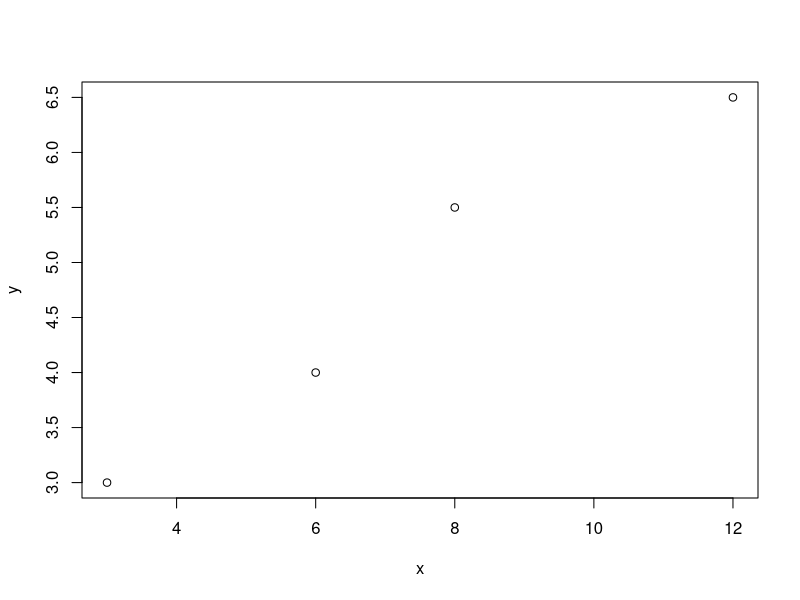

Generate this figure with R:
# 210429

# 현실 세계의 모델링
x = c(3,6,8,12)
y = c(3,4,5.5,6.5)
plot(x,y)

# model 1 : y=0.5x + 1.0
y1 = 0.5*x + 1.0
y1

# 평균 제곱 오차 : Mean Squared Error
(y-y1)^2
sum((y-y1)^2)
mse = sum((y-y1)^2) / length(y); mse

# model 2 : y=5/12x +7/4
y2 = 5*x/12 +7/4
y2
mse2 = sum((y-y2)^2)/length(y); mse2

# r의 단순 선형회귀 모델 : lm
model = lm(y~x); model
